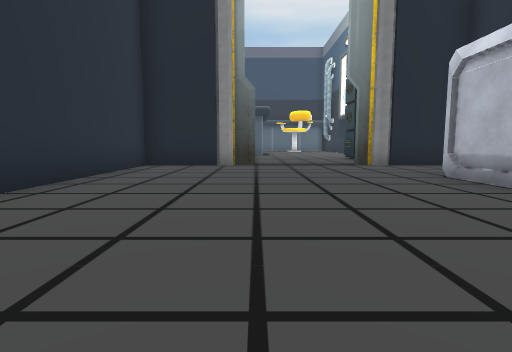
View 1 (above)

16 first-person views from a walk through a scene from a Unity 3-D project. The camera is 1.3 m above the floor, tilts 6° down and sees 80° across. The floor is counted in squares, 2.4 m on a side. Each view is taken from the middle of a square. On the plan, view 1 faces up. The plan holds only what a view shows up to about 9 squares ahead; the rest is blank. The place goes on beyond the plan. The player character is not drawn. Some surface patterns are stand-ins.

View 2
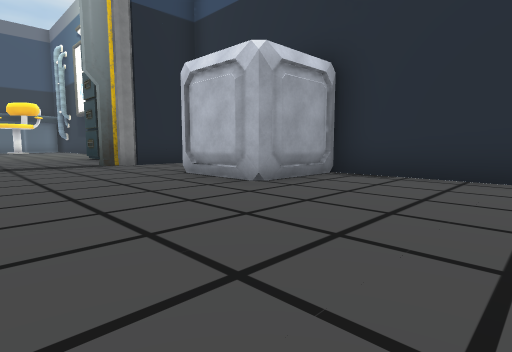

View 3
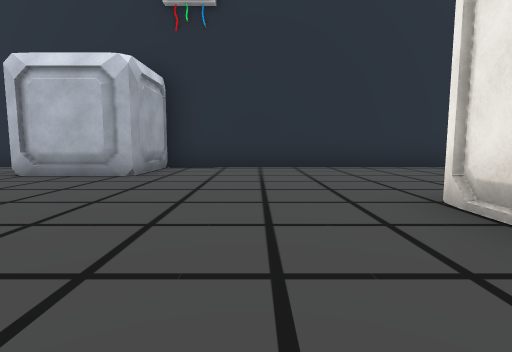

View 4
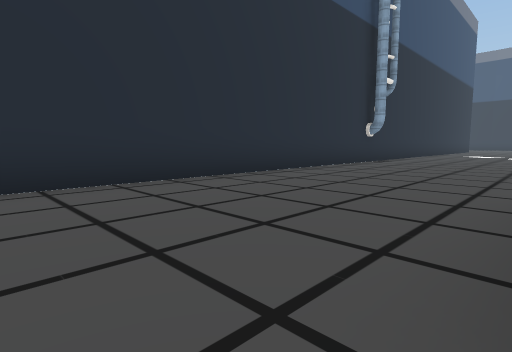

View 5
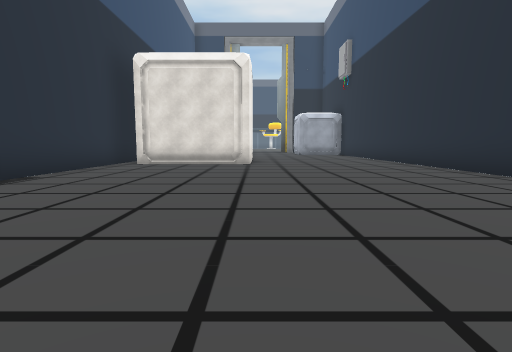

View 6
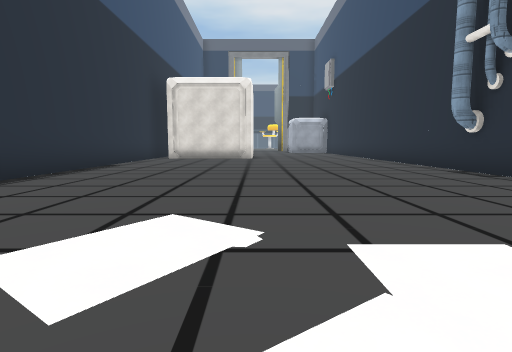

View 7
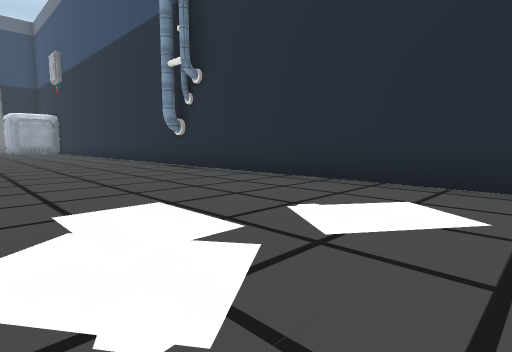

View 8
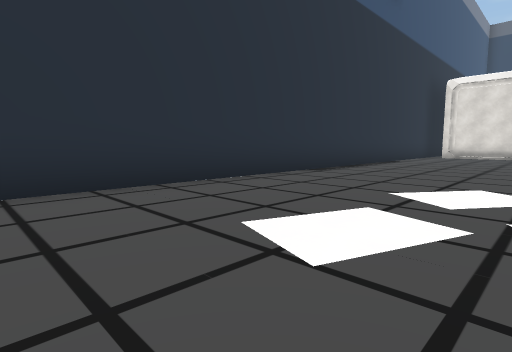

View 9
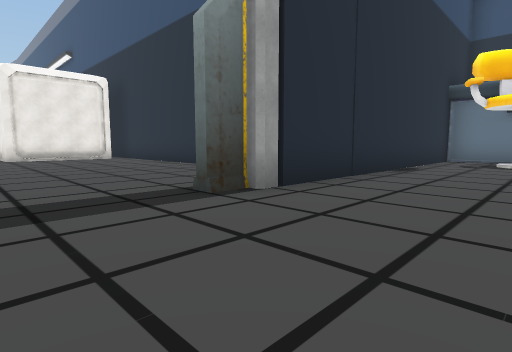

View 10
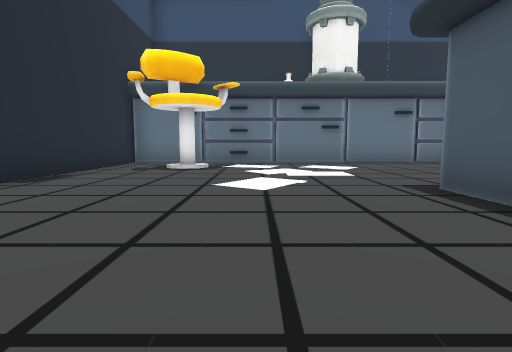

View 11
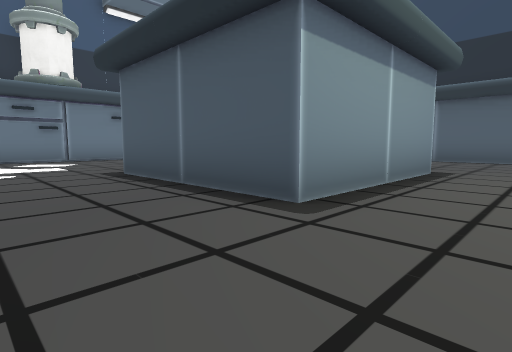

View 12
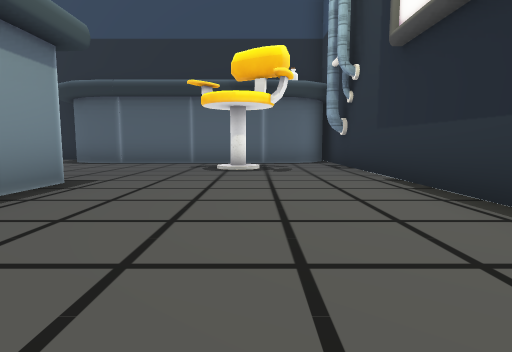

View 13
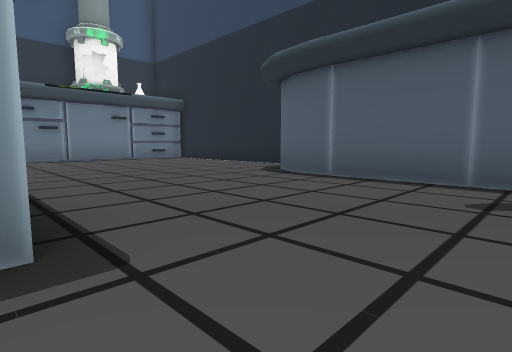

View 14
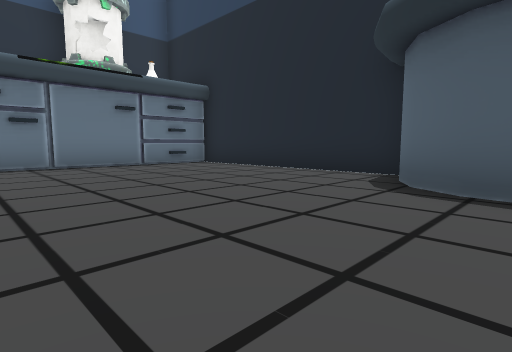

View 15
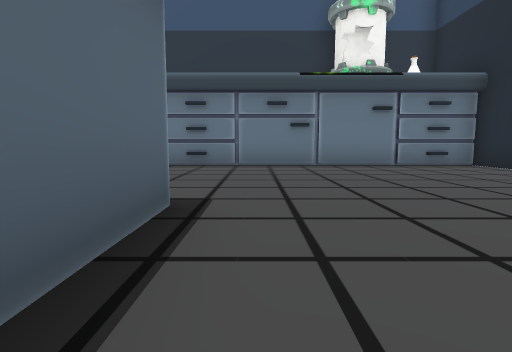

View 16
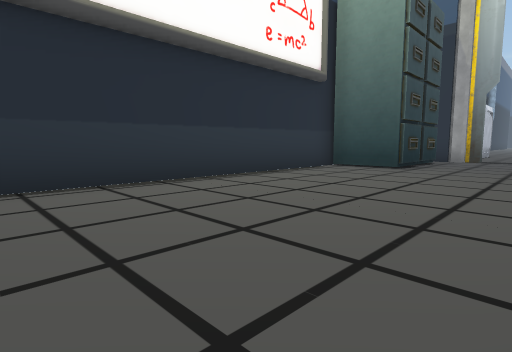

### Floor plan
Key: @ floor where view 1 was taken; # wall or solid block; . floor; R drawers; O other object.
Columns run from 9 left of view 1 to 6 right of it. Each row starts with its distance up from view 1.
 25 #######
 24 #......O
 23 #......OO#####.#
 22 #..............#
 21 #...........O..#
 20 #..............#
 19 #..............#
 18 #.....####.....#
 17 #..      #.....#
 16 #...     #.....#
 15 #.....####.....#
 14 #..............#
 13 #..............#
 12 #............###
 11 #............R
 10 #.O..........R
  9 #............
  8 #########...####
  7       #........#
  6       #........
  5       #.....O
  4       #.....O
  3       #......OO
  2        ........#
  1        ........#
  0         .@.....#
 -1          OO....#
 -2            ....#
 -3       #OOOO....#
 -4       #........#
 -5       #........#
 -6       #........#
 -7       #........#
 -8       #........#
 -9       #........#
-10       #........#
-11       #........#
-12       #........#
-13       #........#
-14       #........#
-15       #........#
-16       #........#
-17       #....

Where each view was taken, in squares from view 1:
view 1: 0 up, 0 right, facing up
view 2: 0 up, 0 right, facing up-right
view 3: 1 up, 2 left, facing right
view 4: 0 up, 1 right, facing down-right
view 5: 12 down, 1 right, facing up
view 6: 15 down, 1 right, facing up
view 7: 16 down, 1 right, facing up-right
view 8: 17 down, 1 right, facing up-left
view 9: 11 up, 2 right, facing down-left
view 10: 12 up, 0 right, facing left
view 11: 12 up, 2 right, facing up-left
view 12: 14 up, 3 right, facing up
view 13: 18 up, 2 right, facing up-left
view 14: 19 up, 1 left, facing up-left
view 15: 19 up, 1 left, facing left
view 16: 19 up, 1 right, facing down-right
